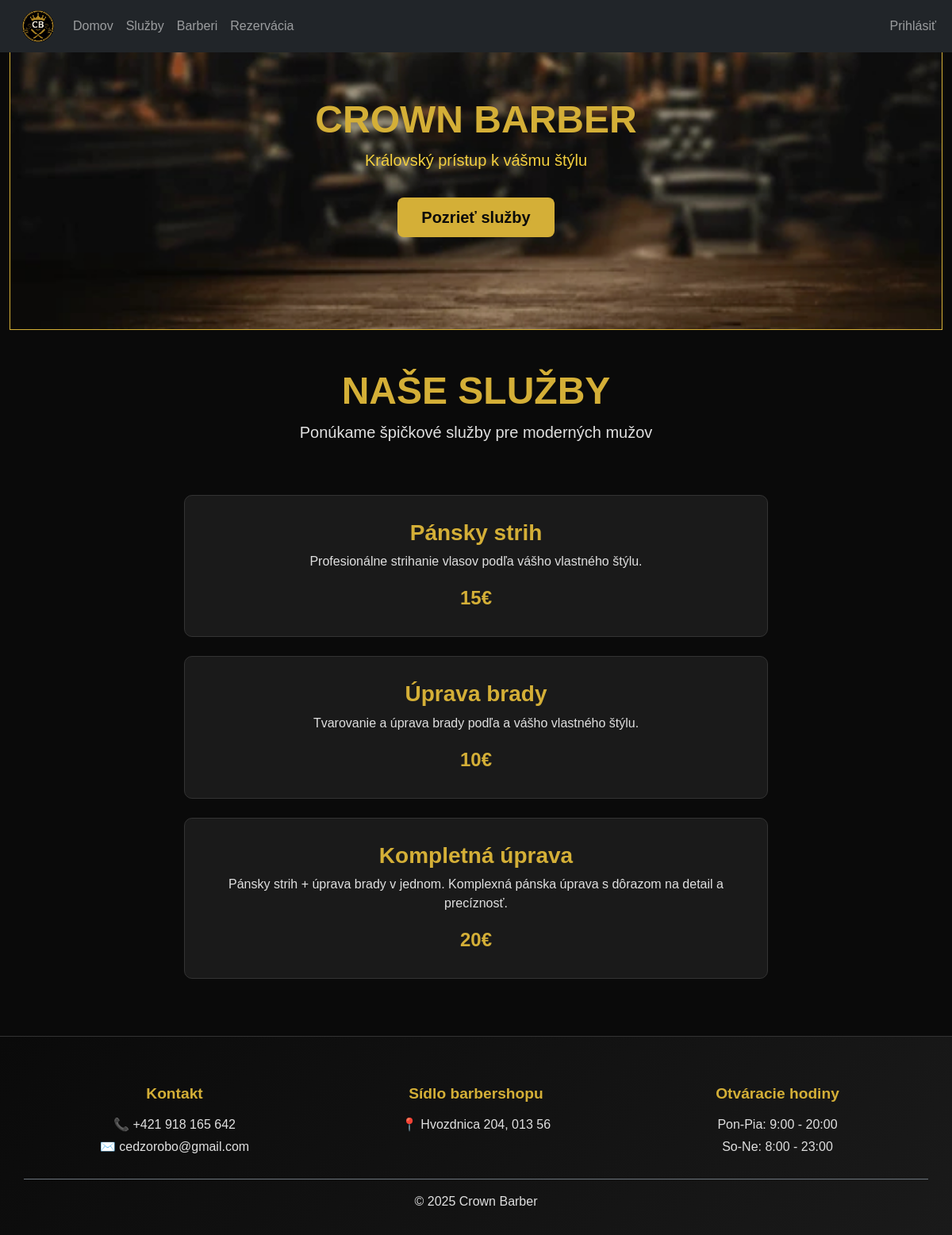
The page / on the database its author committed.
### tables this page shows
CREATE TABLE `services` (
                            `id` int(11) NOT NULL AUTO_INCREMENT,
                            `title` varchar(100) NOT NULL,
                            `price` int(11) NOT NULL,
                            `duration` int(11) NOT NULL,
                            `description` varchar(500) DEFAULT NULL,
                            PRIMARY KEY (`id`)
);

### Framework/Http/Responses/Response.php (called while the page is built, shortened)
<?php
abstract class Response
{
    public function send(): void
    {
        $this->generate();
    }
}

### public/index.php (called while the page is built, shortened)
<?php
require __DIR__ . '/../Framework/ClassLoader.php';
try {
    $app = new App();
    $app->run();
} catch (Exception $e) {
    die('An error occurred: ' . $e->getMessage());
}

### Framework/ClassLoader.php (called while the page is built, shortened)
<?php
class ClassLoader
{
    public static function Boot(): void
    {
        spl_autoload_register(function ($class_name) {
            $baseDir = realpath(dirname(__DIR__));
            $relativePath = str_replace('\\', DIRECTORY_SEPARATOR, ltrim($class_name, '\\')) . '.php';
            $file = $baseDir . DIRECTORY_SEPARATOR . $relativePath;
        });
    }
}

### Framework/Core/Model.php (called while the page is built, shortened)
<?php
abstract class Model implements \JsonSerializable
{
    protected static array $columnsMap = [];
    private static array $dbColumns = [];
    private static IDbConvention $dbConventions;
    protected static function getTableName(): string
    {
        return self::getConventions()->getTableName(get_called_class());
    }
    protected static function getPkColumnName(): string
    {
        return self::getConventions()->getPkColumnName(get_called_class());
    }
    protected static function getColumnsMap(): array
    {
        return static::$columnsMap ?? [];
    }
    public static function getAll(
        ?string $whereClause = null,
        array   $whereParams = [],
        ?string $orderBy = null,
        ?int    $limit = null,
        ?int    $offset = null
    ): array
    {
        try {
            $sql = "SELECT " . static::getDBColumnNamesList() . " FROM `" . static::getTableName() . "`";
            $stmt = Connection::getInstance()->prepare($sql);
            $stmt->execute($whereParams);
            $models = $stmt->fetchAll(PDO::FETCH_CLASS | PDO::FETCH_PROPS_LATE, static::class);
            $dataSet = new ResultSet($models);
            return $models;
        } catch (PDOException $exception) {
            throw new Exception('Query failed: ' . $exception->getMessage(), 0, $exception);
        }
    }
    private static function getDbColumns(): array
    {
        try {
            $sql = "DESCRIBE " . static::getTableName();
            $stmt = Connection::getInstance()->prepare($sql);
            $stmt->execute([]);
            self::$dbColumns[static::class] = array_column($stmt->fetchAll(), 'Field');
            return self::$dbColumns[static::class];
        } catch (PDOException $exception) {
            throw new Exception('Query failed: ' . $exception->getMessage(), 0, $exception);
        }
    }
    private function getIdValue(): mixed
    {
        $pk = static::getPkColumnName();
        $prop = static::toPropertyName($pk);
        return isset($this->{$prop}) ? $this->{$prop} : null;
    }
    private static function getModelProperties(): array
    {
        $reflection = new \ReflectionClass(static::class);
        $properties = [];
        foreach ($reflection->getProperties() as $property) {
            $propertyName = $property->getName();
            if ($property->isStatic()) {
                continue;
            }
            $properties[$propertyName] = true;
        }
        return $properties;
    }
    private static function getDBColumnNamesList(): string
    {
        $dbColumns = [];
        foreach (static::getDbColumns() as $columnName) {
            $propertyName = static::toPropertyName($columnName);
            if ($propertyName != $columnName) {
                $dbColumns[] = "`$columnName` AS {$propertyName}";
            } else {
                $dbColumns[] = $columnName;
            }
        }
        return implode(', ', $dbColumns);
    }
    private static function toPropertyName(string $columnName): string
    {
        $customMapping = static::getColumnsMap();
        if (isset($customMapping[$columnName])) {
            return $customMapping[$columnName];
        } else {
            return static::getConventions()->toPropertyName($columnName);
        }
    }
    private static function getConventions(): IDbConvention
    {
        if (!isset(static::$dbConventions)) {
            static::$dbConventions = new (Configuration::DB_CONVENTIONS_CLASS)();
        }
        return static::$dbConventions;
    }
}

### Framework/Support/Inflect.php (called while the page is built, shortened)
<?php
class Inflect
{
    public static $plural = array(
        '/(quiz)$/i' => "$1zes",
        '/^(ox)$/i' => "$1en",
        '/([m|l])ouse$/i' => "$1ice",
        '/(matr|vert|ind)ix|ex$/i' => "$1ices",
        '/(x|ch|ss|sh)$/i' => "$1es",
        '/([^aeiouy]|qu)y$/i' => "$1ies",
        '/(hive)$/i' => "$1s",
        '/(?:([^f])fe|([lr])f)$/i' => "$1$2ves",
        '/(shea|lea|loa|thie)f$/i' => "$1ves",
        '/sis$/i' => "ses",
        '/([ti])um$/i' => "$1a",
        '/(tomat|potat|ech|her|vet)o$/i' => "$1oes",
        '/(bu)s$/i' => "$1ses",
        '/(alias)$/i' => "$1es",
        '/(octop)us$/i' => "$1i",
        '/(ax|test)is$/i' => "$1es",
        '/(us)$/i' => "$1es",
        '/s$/i' => "s",
        '/$/' => "s"
    );
    public static $irregular = array(
        'move' => 'moves',
        'foot' => 'feet',
        'goose' => 'geese',
        'sex' => 'sexes',
        'child' => 'children',
        'man' => 'men',
        'tooth' => 'teeth',
        'person' => 'people',
        'valve' => 'valves'
    );
    public static function pluralize($string)
    {
        foreach (self::$irregular as $pattern => $result) {
            $pattern = '/' . $pattern . '$/i';
        }
        foreach (self::$plural as $pattern => $result) {
            if (preg_match($pattern, $string)) {
                return preg_replace($pattern, $result, $string);
            }
        }
        return $string;
    }
}

### Framework/DB/DefaultConventions.php (called while the page is built, shortened)
<?php
class DefaultConventions implements IDbConvention
{
    public function getTableName(string $className): string
    {
        $arr = explode("\\", $className);
        return Inflect::pluralize(strtolower(end($arr)));
    }
    public function getPkColumnName(string $className): string
    {
        return 'id';
    }
    public function toPropertyName(string $columnName): string
    {
        return $columnName;
    }
}

### Framework/DB/Connection.php (called while the page is built, shortened)
<?php
class Connection
{
    private static ?Connection $instance = null;
    private PDO $db;
    public function __construct(PDO $db)
    {
        $this->db = $db;
    }
    public static function getInstance(): Connection
    {
        try {
            if (self::$instance == null) {
                $db = new PDO(
                    'mysql:dbname=' . Configuration::DB_NAME . ';host=' . Configuration::DB_HOST,
                    Configuration::DB_USER,
                    Configuration::DB_PASS
                );
                $db->setAttribute(PDO::ATTR_ERRMODE, PDO::ERRMODE_EXCEPTION);
                $db->setAttribute(PDO::ATTR_EMULATE_PREPARES, true);
                self::$instance = new self($db);
            }
            return self::$instance;
        } catch (PDOException $e) {
            throw new Exception('Connection failed: ' . $e->getMessage());
        }
    }
    public function prepare(string $sql): DebugStatement
    {
        try {
            return new DebugStatement($this->db->prepare($sql));
        } catch (PDOException $e) {
            throw new Exception('Prepare failed: ' . $e->getMessage());
        }
    }
}

### Framework/DB/DebugStatement.php (called while the page is built, shortened)
<?php
class DebugStatement
{
    private PDOStatementAlias $stmt;
    public function __construct($stmt)
    {
        $this->stmt = $stmt;
    }
    public function execute(?array $params = null): bool
    {
        $result = $this->stmt->execute($params);
        $this->stmt->debugDumpParams();
        return $result;
    }
    public function __call(string $name, array $arguments): mixed
    {
        return $this->stmt->{$name}(...$arguments);
    }
}

### App/Models/Service.php (called while the page is built, shortened)
<?php
class Service extends Model
{
    protected string $title;
    protected int $price;
    protected string $description;
    public function getTitle(): string
    {
        return $this->title;
    }
    public function getPrice(): int
    {
        return $this->price;
    }
    public function getDescription(): string
    {
        return $this->description;
    }
}

### App/Views/Home/index.view.php (the view, shortened to what this page needs)
<section class="cb-hero-section">
    <div class="container text-center">
        <h1 class="display-5 cb-gold-text">CROWN BARBER</h1>
        <p class="lead cb-gold-subtitle">Královský prístup k vášmu štýlu</p>
        <a href="#sluzby" class="btn cb-btn-gold btn-lg mt-3">Pozrieť služby</a>
    </div>
</section>
<section id="sluzby" class="cb-dark-section py-5">
    <div class="container">
        <div class="row justify-content-center">
            <div class="col-12 text-center mb-5">
                <h2 class="display-5 cb-gold-text">NAŠE SLUŽBY</h2>
                <p class="lead cb-text-muted">Ponúkame špičkové služby pre moderných mužov</p>
            </div>
        </div>
        <?php
        foreach (\App\Models\Service::getAll() as $service) : ?>
        <div class="row justify-content-center">
            <div class="col-md-10 col-lg-8">
                <div class="cb-dark-card mb-4">
                    <h3 class="cb-gold-text"><?= $service->getTitle() ?></h3>
                    <p class="cb-text-muted"><?= $service->getDescription() ?></p>
                    <span class="cb-price"><?= $service->getPrice() ?>€</span>
                </div>
            </div>
        </div>
        <?php endforeach; ?>
    </div>
</section>

### rows shown on the page
services: title "Pánsky strih", description "Profesionálne strihanie vlasov podľa vášho vlastného štýlu.", price "15"
services: title "Úprava brady", description "Tvarovanie a úprava brady podľa a vášho vlastného štýlu.", price "10"
services: title "Kompletná úprava", description "Pánsky strih + úprava brady v jednom. Komplexná pánska úprava s dôrazom na detail a precíznosť.", price "20"
